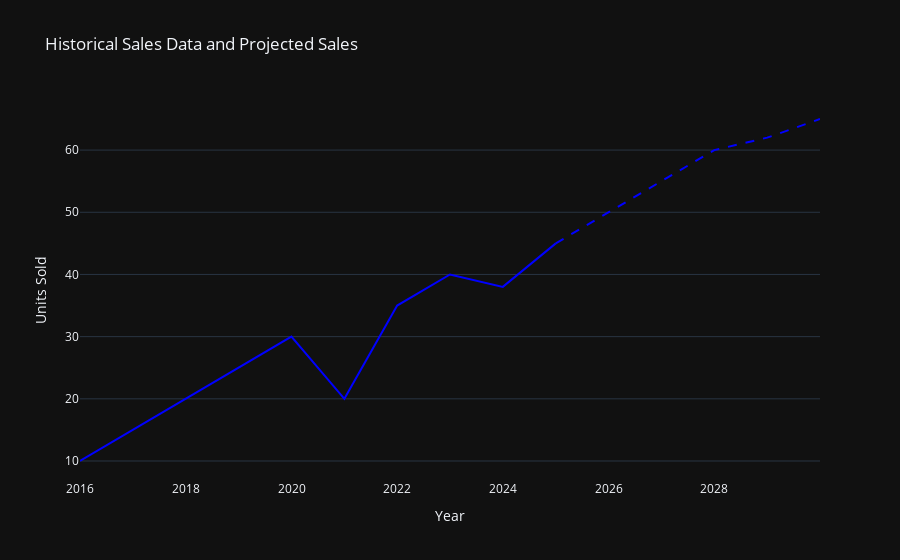

The notebook cell this image was saved under:
### Code cell
# Update layout
fig.update_layout(
    title="Historical Sales Data and Projected Sales",
    xaxis_title="Year",
    yaxis_title="Units Sold",
    xaxis=dict(showgrid=False),
    yaxis=dict(showgrid=True),
    showlegend=False
)

# Show plot
fig.show()

### Figure 1 — Plotly figure (JSON) as saved in the notebook; plotly's stock layout.template omitted (floating-point values rounded to 4 significant figures)
{"data": [{"line": {"color": "blue"}, "mode": "lines", "name": "Historical", "type": "scatter", "x": ["2015-12-31T00:00:00.000000000", "2016-12-31T00:00:00.000000000", "2017-12-31T00:00:00.000000000", "2018-12-31T00:00:00.000000000", "2019-12-31T00:00:00.000000000", "2020-12-31T00:00:00.000000000", "2021-12-31T00:00:00.000000000", "2022-12-31T00:00:00.000000000", "2023-12-31T00:00:00.000000000", "2024-12-31T00:00:00.000000000"], "y": [10, 15, 20, 25, 30, 20, 35, 40, 38, 45]}, {"line": {"color": "blue", "dash": "dash"}, "mode": "lines", "name": "Projection", "type": "scatter", "x": ["2024-12-31T00:00:00.000000000", "2025-12-31T00:00:00.000000000", "2026-12-31T00:00:00.000000000", "2027-12-31T00:00:00.000000000", "2028-12-31T00:00:00.000000000", "2029-12-31T00:00:00.000000000"], "y": [45, 50, 55, 60, 62, 65]}], "layout": {"showlegend": false, "title": {"text": "Historical Sales Data and Projected Sales"}, "xaxis": {"showgrid": false, "title": {"text": "Year"}}, "yaxis": {"showgrid": true, "title": {"text": "Units Sold"}}}}
